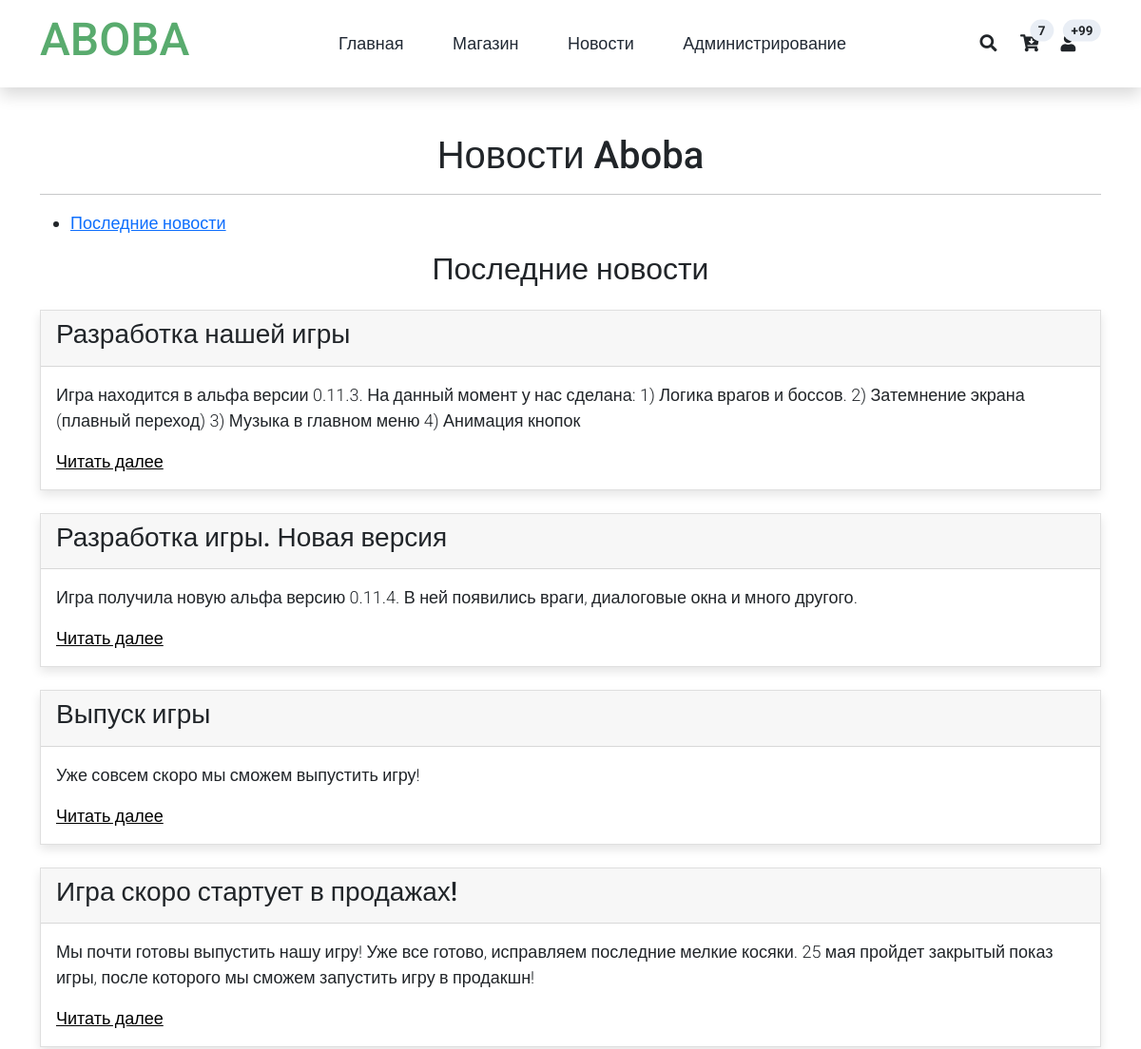
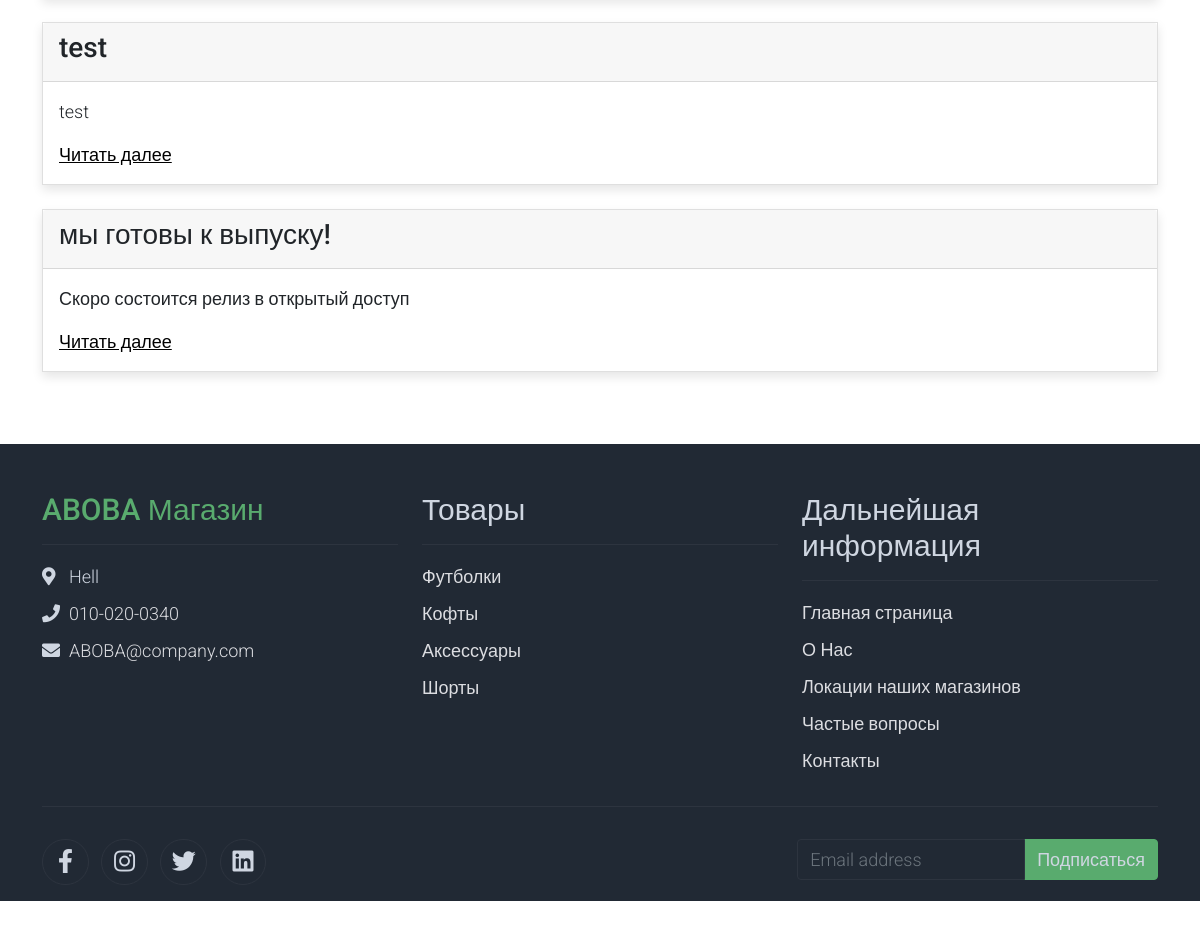
Page /news/ (signed in) on the committed database (2 pictures, top to bottom).
### site_app/models.py (models this page shows)
class News(models.Model):
    title = models.CharField(blank=False, max_length=100)
    short_description = models.TextField(blank=False, max_length=200)
    description = models.TextField(blank=False, max_length=2000)
    created_date = models.DateTimeField(auto_now_add=True)

### site_app/views.py (the view)
# urls.py: path('news/', views.news_page),
def news_page(request):
    return render (request, "news.html", {'news': News.objects.all()})

### site_app/templates/news.html (shortened to what this page needs)
<!DOCTYPE html>
<html lang="ru">
<head>
    <link rel="stylesheet" href="/static/css/bootstrap.min.css">
    <link rel="stylesheet" href="/static/css/aboba.css">
    <link rel="stylesheet" href="/static/css/fontawesome.min.css">
</head>
<body>
    {% include 'nav-bar.html' %}
    <div class="container py-5">
    <header>
        <h1 align="center">Новости Aboba</h1>
        <hr>
        <nav>
            <ul>
                <li><a href="#latest">Последние новости</a></li>
            </ul>
        </nav>
    </header>
    <main>
        <section id="latest">
            <h2 align="center" class="mb-4">Последние новости</h2>
            {% if news %}
                {% for n in news %}
                    <article>
                        <div class="card mb-4 product-wap rounded-0">
                            <div class="card-header">
                                <h3>{{ n.title }}</h3>
                            </div>
                            <div class="card-body">
                                <p>{{ n.short_description }}</p>
                                <a href="/news/{{ n.id }}">Читать далее</a>
                            </div>
                        </div>
                    </article>
                {% endfor %}
            {% else %}
                <p align="center">Новостей пока нет</p>
            {% endif %}
        </section>
    </main>
    </div>
    <footer>
        {% include 'FOOTER.html' %}
    </footer>
</body>
</html>

### static/css/aboba.css (style rules this page uses)
body, ul, li, p, a, label, input, div { font-family: 'Roboto', sans-serif; font-size: 18px !important; font-weight: 300 !important; }
.product-wap { box-shadow: 0px 5px 10px 0px rgba(0, 0, 0, 0.10); }
.card.product-wap a { color: #000; }
.product-wap .h3, .product-wap li, .product-wap i, .product-wap p { font-size: 12px !important; }
@media (min-width: 992px) { .product-wap .h3, .product-wap li, .product-wap i, .product-wap p { font-size: 18px !important; } }

### rows in the picture
News: title "Разработка нашей игры", short_description "Игра находится в альфа версии 0.11.3. На данный момент у нас сделана: 1) Логика врагов и боссов. 2) Затемнение экрана (плавный переход) 3) Музыка в главном меню 4) Анимация кнопок"
News: title "Разработка игры. Новая версия", short_description "Игра получила новую альфа версию 0.11.4. В ней появились враги, диалоговые окна и много другого."
News: title "Выпуск игры", short_description "Уже совсем скоро мы сможем выпустить игру!"
News: title "Игра скоро стартует в продажах!", short_description "Мы почти готовы выпустить нашу игру! Уже все готово, исправляем последние мелкие косяки. 25 мая пройдет закрытый показ игры, после которого мы сможем запустить игру в продакшн!"
News: title "test", short_description "test"
News: title "мы готовы к выпуску!", short_description "Скоро состоится релиз в открытый доступ"
